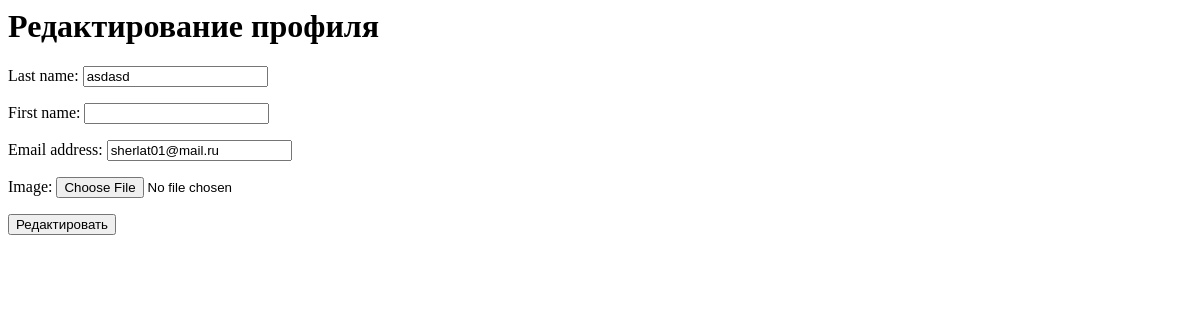
The app's page /profile/update/ (signed in), older data.
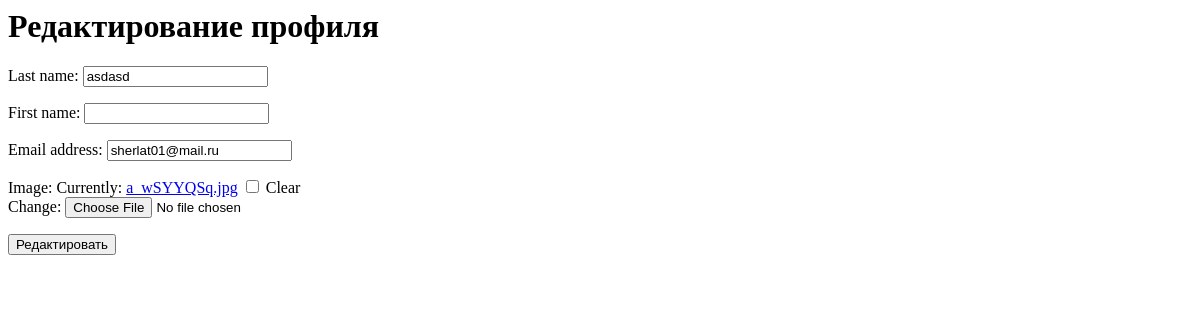
The same page, newer data.
### profile_app/views/profile_update.py (the view, shortened to what this page needs)
# urls.py: path('profile/update/', login_required(UserUpd.as_view()), name='profile_update'),
class UserUpd(View):
    def get(self, request):
        if request.user.is_authenticated:
            user_form = UpdateProfileForm(instance=request.user)
            get_photo = Profile.objects.get(user=request.user)
            photo_form = UpdateProfileAvaForm( files=request.FILES, data=request.POST,instance=get_photo)
            context = {"title": "Добавить пост", "form": user_form, "photo_form": photo_form}
            return render(request, "profile_app/update_profile.html", context)
        return redirect("login")

### profile_app/forms/update_profile.py
class UpdateProfileForm(forms.ModelForm):
    class Meta:
        model = User
        template_name = "update_profile.html"
        fields = ["last_name", "first_name", "email"]

class UpdateProfileAvaForm(forms.ModelForm):
    class Meta:
        model = Profile
        template_name = "update_profile.html"
        fields = ["image", "id"]

### templates/profile_app/update_profile.html (shortened to what this page needs)
<h1>Редактирование профиля</h1>
<form method="post" enctype="multipart/form-data">
{{ form.as_p}}
{{ photo_form.as_p}}
<button type="submit">Редактировать</button>
</form>

Row changes from the older to the newer data that the page shows:
changed Profile: image empty → "a_wSYYQSq.jpg" (drawn)
Text that changed along with them:
form field as_p: (not shown) → "☐"
text no longer shown: "Image:"
text now shown: "Image: Currently: a_wSYYQSq.jpg Clear Change:"
